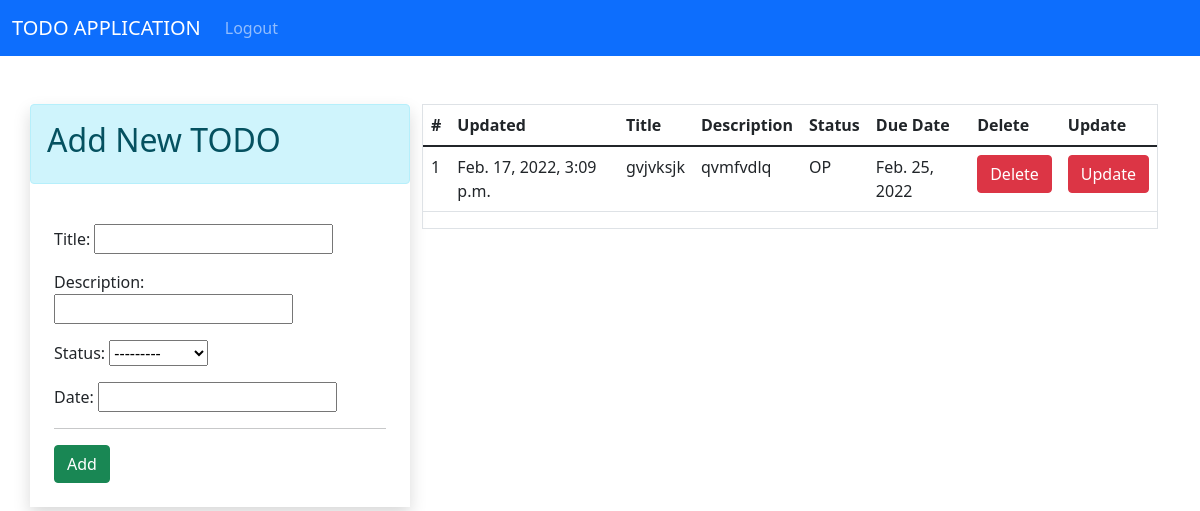
Before: / (signed in) with the older database file.
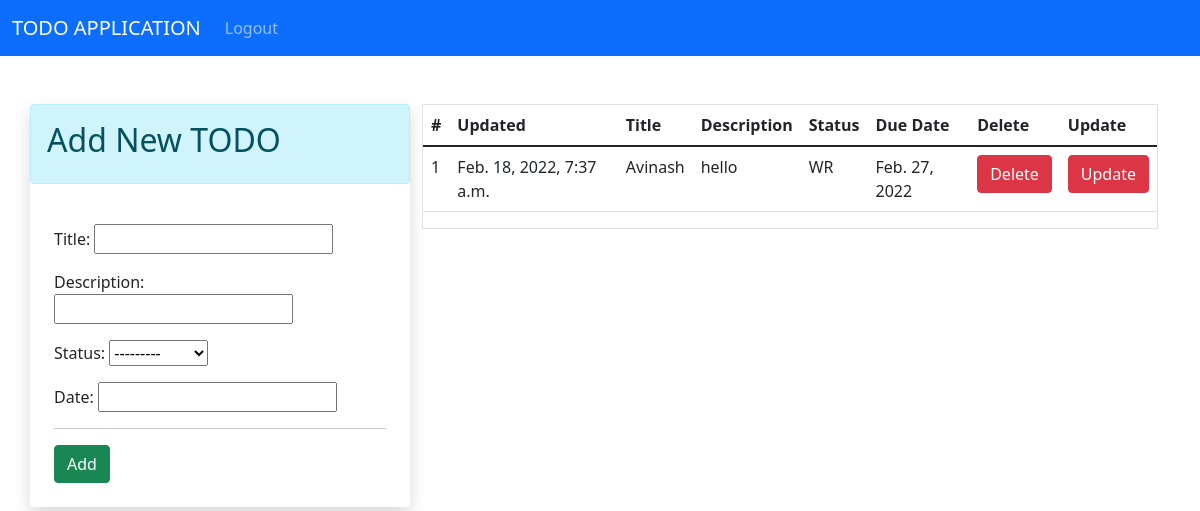
After: the same page with the newer database file.
### app/models.py (models this page shows)
class TODO(models.Model):
    status_choices = [
    ('OP', 'OPEN'),
    ('WR', 'WORKING'),
    ('DN', 'DONE'),
    ('PD', 'PENDING'),
    ]
    updated = models.DateTimeField(auto_now=True)
    title = models.CharField(max_length=100)
    description = models.CharField(max_length=100)
    status = models.CharField(max_length=2 , choices=status_choices)
    date = models.DateField()

### app/views.py (the view)
# urls.py: path('' , home , name = 'home'),
@login_required(login_url='login')
def home(request):
        form = TODOForm
        todos = TODO.objects.all()
        return render(request , 'index.html' , context={'form' : form , 'todos' : todos})

### app/templates/index.html (shortened to what this page needs)
{% extends 'base.html' %}
{% block content %}
<div>
    <div class = "container pt-4">
        <div class = "row p-0 mt-4 ">
            <div class = "col-lg-4 mx-auto shadow p-0 ">
                <div class = "alert alert-info">
                    <h2>Add New TODO</h2>
                </div>
                <div class=" p-4">
                    <form  action="/add-todo/" method="POST" >
                        {{ form.as_p }}
                        <hr>
                        <input class= "btn btn-success" type="submit" value="Add">
                    </form>
                </div>
            </div>
            <div class = "col">
                <div class = "border">
                    {% if todos|length == 0 %}
                        <div class = "alert alert-info">
                            <p class = "display-4">NO TODOS</p>
                        </div>
                    {% else %}
                    <div>
                        <table class = "table">
                            <thead>
                                <tr>
                                    <th>#</th>
                                    <th>Updated</th>
                                    <th>Title</th>
                                    <th>Description</th>
                                    <th>Status</th>
                                    <th>Due Date</th>
                                    <th>Delete</th>
                                    <th>Update</th>
                                </tr>
                            </thead>
                            <tbody>
                                    {% for todo in todos %}
                                    <tr>
                                        <td>{{forloop.counter}}</td>
                                        <td>{{todo.updated}}</td>
                                        <td>{{todo.title}}</td>
                                        <td>{{todo.description}}</td>
                                        <td>{{todo.status}}</td>
                                        <td>{{todo.date}}</td>
                                        <td><a href="/delete-todo/{{todo.id}}" class = "btn btn-danger">Delete</a></td>
                                        <td><a href="/update-todo/{{todo.id}}" class = "btn btn-danger">Update</a></td>
                                    </tr>
                                    {% endfor %}
                            </tbody>
                        </table>
                    </div>
                    {% endif %}
                </div>
            </div>
        </div>
    </div>
</div>
{% endblock %}

Changed rows visible on the page:
removed TODO: updated "Feb. 17, 2022, 3:09 p.m.", title "gvjvksjk", description "qvmfvdlq", status "OP", date "Feb. 25, 2022"
added TODO: updated "Feb. 18, 2022, 7:37 a.m.", title "Avinash", description "hello", status "WR", date "Feb. 27, 2022"
